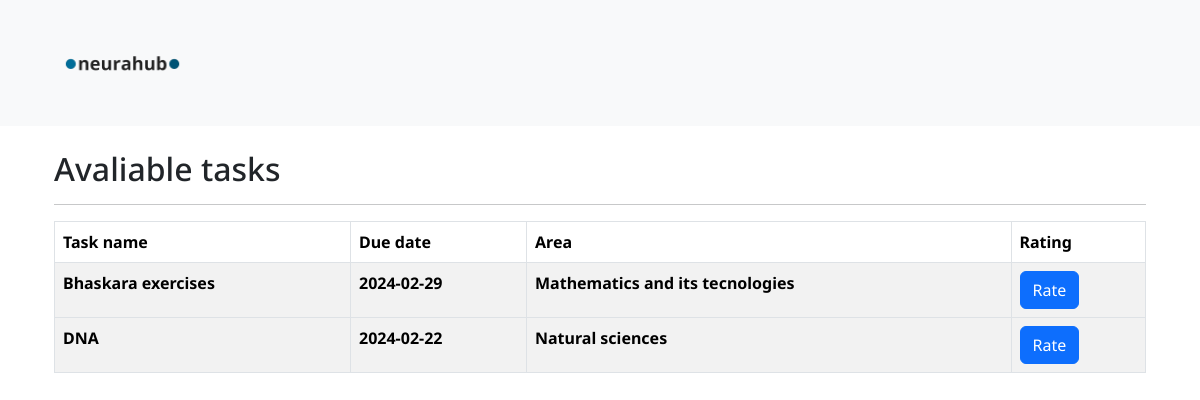
/assignments (signed in), run on an earlier commit of the app's database.
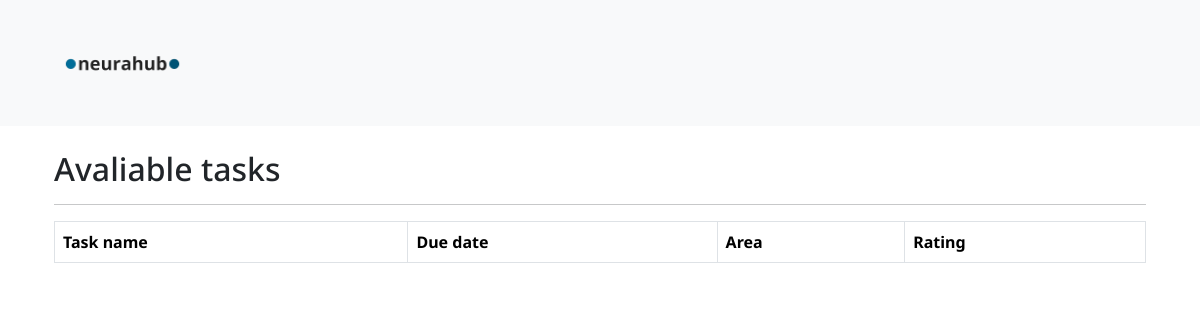
And on a later commit of the database.
### tables this page shows
CREATE TABLE "tasks" (
    id INTEGER PRIMARY KEY,
    task_name TEXT NOT NULL,
    due_date DATE NOT NULL,
    area_id INTEGER NOT NULL,
    room_id INTEGER NOT NULL, teacher_username TEXT,
    FOREIGN KEY (area_id) REFERENCES areas (id),
    FOREIGN KEY (room_id) REFERENCES rooms (id)
);

CREATE TABLE teacher_areas (
        id INTEGER PRIMARY KEY,
        area_name TEXT NOT NULL
    );

### src/routes/routes.py (the view)
@blueprint.route('/assignments')
def return_tasks_panel():
    return students_tasks_panel()

### src/controllers/students_controllers.py (called while the page is built)
def students_tasks_panel():
    conn = sqlite3.connect('databases/neurahub-data.db')
    cursor = conn.cursor()
    room_id = session.get('room_id')
    if room_id is not None:
        cursor.execute("""
            SELECT tasks.*, teacher_areas.area_name
            FROM tasks
            JOIN teacher_areas ON tasks.area_id = teacher_areas.id
            WHERE tasks.room_id = ?
        """, (room_id,))
        pending_tasks = cursor.fetchall()
        print(pending_tasks)
    conn.close()
    return render_template('student_panel.html', tasks=pending_tasks)

### templates/student_panel.html (shortened to what this page needs)
<!DOCTYPE html>
<html lang="en">
	<head>
		<link rel= "stylesheet" type= "text/css" href= "{{ url_for('static',filename='style/style.css') }}">
		<link href="https://cdn.jsdelivr.net/npm/bootstrap@5.3.2/dist/css/bootstrap.min.css" rel="stylesheet">
		<link rel="stylesheet" href="https://cdnjs.cloudflare.com/ajax/libs/font-awesome/6.5.1/css/all.min.css">
	</head>
	<body>
		<nav class="navbar navbar-expand-lg bg-body-tertiary">
			<div class="container-fluid">
				<a class="navbar-brand" href="#">
					<img src="{{ url_for('static', filename='img/neurahub_logo_no_bg.png') }}" alt="Logo" height="100" class="d-inline-block align-items-center mx-auto px-5">
				</a>
			</div>
		</nav>
		<div class="container mx-auto p-4">
			<h2>Avaliable tasks</h2>
			<hr>
			<table class="table table-bordered table-striped table-hover">
				<thead>
					<tr>
						<th scope="col">Task name</th>
						<th scope="col">Due date</th>
						<th scope="col">Area</th>
						<th scope="col">Rating</th>
					</tr>
				</thead>
				<tbody>
					{% for task in tasks %}
					<tr>
						<td><strong>{{ task[1] }}</strong>
						<td><strong>{{ task[2] }}</strong>
						<td><strong>{{ task[5] }}</strong>
						<td>
							<a href="#" class="btn btn-primary">Rate</a>
						</td>
					<tr>
					{% endfor %}
				</tbody>
			</table>
		</div>
	</body>
</html>

### static/style/style.css (style rules this page uses)
* { margin: 0; padding: 0; font-family: 'Noto Sans', sans-serif; }

What changed in the data, as far as the page shows it:
removed tasks: task_name "Bhaskara exercises", due_date "2024-02-29", area_name "Mathematics and its tecnologies"
removed tasks: task_name "DNA", due_date "2024-02-22", area_name "Natural sciences"
